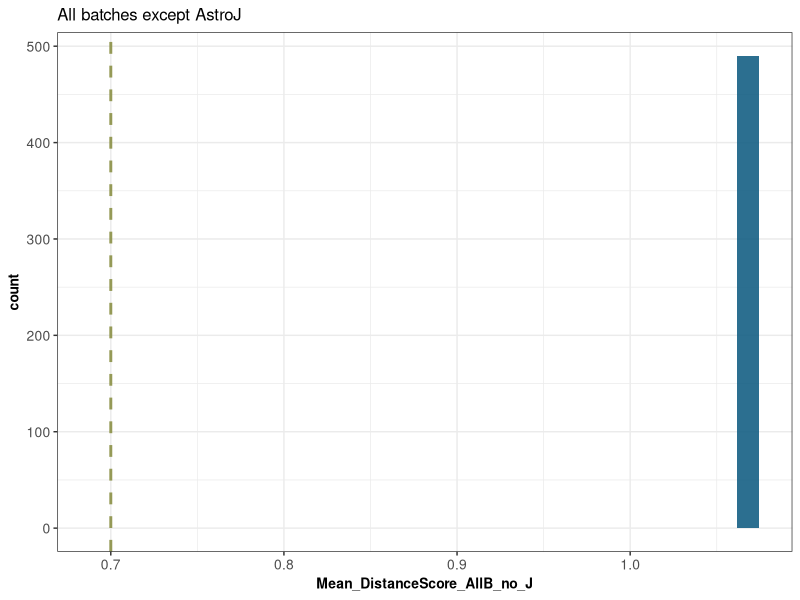

Recreate this plot in R. (Note: this script raises an error after producing the figure.)
# ================================================================
# Title: DrugScreen_Hit_List
# Description: Code to produce the final hit lists and the pie chart to visualize their distribution
# (Fig 2F, Supp. 5B, Supp. table 6)
# ================================================================

# ---- Load libraries ----
library(tidyverse)
library(plyr)
library(ggsci)

# ---- Import StratoMiner output files ---- 
AstroG_Pears <- read.delim("./data/SCR4ConfScreenAstroG_allHits.txt")
AstroH_Pears <- read.delim("./data/SCR4ConfScreenAstroH_allHits.txt")
AstroI_Pears <- read.delim("./data/SCR4ConfScreenAstroI_allHits.txt")
AstroJ_Pears <- read.delim("./data/SCR4ConfScreenAstroJ_allHits.txt")

# ---- Prepare the color palettes ---- 
custom_pal <- pal_uchicago("default", alpha = 0.7)(9)
custom_pal_ordered <- custom_pal[c(1, 4, 2, 3)] 
custom_pal_ordered_2 <- custom_pal[c(1, 4)] 
custom_pal_ordered_3 <- custom_pal[c(4, 5, 2)] 
custom_pal_ordered_4 <- custom_pal[c(4, 6, 3, 9, 2)]
custom_pal_2 <- pal_uchicago("default", alpha = 0.9)(9)

# ---- Clean the data ---- 
wells <- c("n14", "n15", "o14", "o15", "b16", "b17", "c16", "c17")
AstroG_Pears <- AstroG_Pears %>% filter(!(Compound == "Procainamide (hydrochloride)" & WellLocation %in% wells))
AstroH_Pears <- AstroH_Pears %>% filter(!(Compound == "Procainamide (hydrochloride)" & WellLocation %in% wells))
AstroI_Pears <- AstroI_Pears %>% filter(!(Compound == "Procainamide (hydrochloride)" & WellLocation %in% wells))
AstroJ_Pears <- AstroJ_Pears %>% filter(!(Compound == "Procainamide (hydrochloride)" & WellLocation %in% wells))
AstroG_Pears <- AstroG_Pears %>% select(Compound, Concentration, Solvent, Category, IRstatut, XPlate, Well, DistanceScore,  pvalue) %>% 
  mutate(Astrocyte = "AstroG", Compound_Cn = str_c(Compound, Concentration, sep = "_") )
AstroH_Pears <- AstroH_Pears %>% select(Compound, Concentration, Solvent, Category, IRstatut, XPlate, Well, DistanceScore,  pvalue) %>% 
  mutate(Astrocyte = "AstroH", Compound_Cn = str_c(Compound, Concentration, sep = "_") )
AstroI_Pears <- AstroI_Pears %>% select(Compound, Concentration, Solvent, Category, IRstatut, XPlate, Well, DistanceScore,  pvalue) %>% 
  mutate(Astrocyte = "AstroI", Compound_Cn = str_c(Compound, Concentration, sep = "_") )
AstroJ_Pears <- AstroJ_Pears %>% select(Compound, Concentration, Solvent, Category, IRstatut, XPlate, Well, DistanceScore,  pvalue) %>% 
  mutate(Astrocyte = "AstroJ", Compound_Cn = str_c(Compound, Concentration, sep = "_") )

# ---- Separate in 2 df for each frames for the duplicate ---- 
AstroG_A <- AstroG_Pears %>% filter(str_detect(AstroG_Pears$Well,"[A-Z]2$|[A-Z]4$|[A-Z]6$|[A-Z]8$|[A-Z]10$|[A-Z]12$|[A-Z]14$|[A-Z]16$|[A-Z]18$|[A-Z]20$")) %>%
  filter(!(Compound %in% c("Water", "Medium DMSO", "High DMSO")))
AstroG_B <- AstroG_Pears %>% filter(str_detect(AstroG_Pears$Well,"[A-Z]3$|[A-Z]5$|[A-Z]7$|[A-Z]9$|[A-Z]11$|[A-Z]13$|[A-Z]15$|[A-Z]17$|[A-Z]19$|[A-Z]21$")) %>%
  filter(!(Compound %in% c("Water", "Medium DMSO", "High DMSO")))

AstroH_A <- AstroH_Pears %>% filter(str_detect(AstroH_Pears$Well,"[A-Z]2$|[A-Z]4$|[A-Z]6$|[A-Z]8$|[A-Z]10$|[A-Z]12$|[A-Z]14$|[A-Z]16$|[A-Z]18$|[A-Z]20$")) %>%
  filter(!(Compound %in% c("Water", "Medium DMSO", "High DMSO")))
AstroH_B <- AstroH_Pears %>% filter(str_detect(AstroH_Pears$Well,"[A-Z]3$|[A-Z]5$|[A-Z]7$|[A-Z]9$|[A-Z]11$|[A-Z]13$|[A-Z]15$|[A-Z]17$|[A-Z]19$|[A-Z]21$")) %>%
  filter(!(Compound %in% c("Water", "Medium DMSO", "High DMSO")))

AstroI_A <- AstroI_Pears %>% filter(str_detect(AstroI_Pears$Well,"[A-Z]2$|[A-Z]4$|[A-Z]6$|[A-Z]8$|[A-Z]10$|[A-Z]12$|[A-Z]14$|[A-Z]16$|[A-Z]18$|[A-Z]20$")) %>%
  filter(!(Compound %in% c("Water", "Medium DMSO", "High DMSO")))
AstroI_B <- AstroI_Pears %>% filter(str_detect(AstroI_Pears$Well,"[A-Z]3$|[A-Z]5$|[A-Z]7$|[A-Z]9$|[A-Z]11$|[A-Z]13$|[A-Z]15$|[A-Z]17$|[A-Z]19$|[A-Z]21$")) %>%
  filter(!(Compound %in% c("Water", "Medium DMSO", "High DMSO")))

AstroJ_A <- AstroJ_Pears %>% filter(str_detect(AstroJ_Pears$Well,"[A-Z]2$|[A-Z]4$|[A-Z]6$|[A-Z]8$|[A-Z]10$|[A-Z]12$|[A-Z]14$|[A-Z]16$|[A-Z]18$|[A-Z]20$")) %>%
  filter(!(Compound %in% c("Water", "Medium DMSO", "High DMSO")))
AstroJ_B <- AstroJ_Pears %>% filter(str_detect(AstroJ_Pears$Well,"[A-Z]3$|[A-Z]5$|[A-Z]7$|[A-Z]9$|[A-Z]11$|[A-Z]13$|[A-Z]15$|[A-Z]17$|[A-Z]19$|[A-Z]21$")) %>%
  filter(!(Compound %in% c("Water", "Medium DMSO", "High DMSO")))

# ---- Create a new df by merging the rep ---- 
AstroG_B <- AstroG_B %>% select(Compound_Cn, Compound, Concentration, IRstatut, Well, DistanceScore, pvalue, Astrocyte)
AstroG_rep <- merge(AstroG_A, AstroG_B, by = "Compound_Cn", suffixes = c("_rep1","_rep2"), all = TRUE)
 for (i in 1:nrow(AstroG_rep)){
   if(is.na(AstroG_rep$Compound_rep1[i])){
     AstroG_rep$Compound_rep1[i] <- AstroG_rep$Compound_rep2[i] 
     AstroG_rep$Concentration_rep1[i] <- AstroG_rep$Concentration_rep2[i]
     AstroG_rep$IRstatut_rep1[i] <- AstroG_rep$IRstatut_rep2[i]
     AstroG_rep$Astrocyte_rep1[i] <- AstroG_rep$Astrocyte_rep2[i]}}
AstroG_rep <- AstroG_rep %>% mutate(Compound= Compound_rep1, Concentration=Concentration_rep1, IR_statut=IRstatut_rep1, Astrocyte=Astrocyte_rep1) %>%
  select(Compound_Cn, Compound, Concentration, IR_statut, Astrocyte, DistanceScore_rep1, DistanceScore_rep2)

AstroH_B <- AstroH_B %>% select(Compound_Cn, Compound, Concentration, IRstatut, Well, DistanceScore, pvalue, Astrocyte)
AstroH_rep <- merge(AstroH_A, AstroH_B, by = "Compound_Cn", suffixes = c("_rep1","_rep2"), all = TRUE)
for (i in 1:nrow(AstroH_rep)){
  if(is.na(AstroH_rep$Compound_rep1[i])){
    AstroH_rep$Compound_rep1[i] <- AstroH_rep$Compound_rep2[i] 
    AstroH_rep$Concentration_rep1[i] <- AstroH_rep$Concentration_rep2[i]
    AstroH_rep$IRstatut_rep1[i] <- AstroH_rep$IRstatut_rep2[i]
    AstroH_rep$Astrocyte_rep1[i] <- AstroH_rep$Astrocyte_rep2[i]}}
AstroH_rep <- AstroH_rep %>% mutate(Compound= Compound_rep1, Concentration=Concentration_rep1, IR_statut=IRstatut_rep1, Astrocyte=Astrocyte_rep1) %>%
  select(Compound_Cn, Compound, Concentration, IR_statut, Astrocyte, DistanceScore_rep1, DistanceScore_rep2)

AstroI_B <- AstroI_B %>% select(Compound_Cn, Compound, Concentration, IRstatut, Well, DistanceScore, pvalue, Astrocyte)
AstroI_rep <- merge(AstroI_A, AstroI_B, by = "Compound_Cn", suffixes = c("_rep1","_rep2"), all = TRUE)
for (i in 1:nrow(AstroI_rep)){
  if(is.na(AstroI_rep$Compound_rep1[i])){
    AstroI_rep$Compound_rep1[i] <- AstroI_rep$Compound_rep2[i] 
    AstroI_rep$Concentration_rep1[i] <- AstroI_rep$Concentration_rep2[i]
    AstroI_rep$IRstatut_rep1[i] <- AstroI_rep$IRstatut_rep2[i]
    AstroI_rep$Astrocyte_rep1[i] <- AstroI_rep$Astrocyte_rep2[i]}}
AstroI_rep <- AstroI_rep %>% mutate(Compound= Compound_rep1, Concentration=Concentration_rep1, IR_statut=IRstatut_rep1, Astrocyte=Astrocyte_rep1) %>%
  select(Compound_Cn, Compound, Concentration, IR_statut, Astrocyte, DistanceScore_rep1, DistanceScore_rep2)

AstroJ_B <- AstroJ_B %>% select(Compound_Cn, Compound, Concentration, IRstatut, Well, DistanceScore, pvalue, Astrocyte)
AstroJ_rep <- merge(AstroJ_A, AstroJ_B, by = "Compound_Cn", suffixes = c("_rep1","_rep2"), all = TRUE)
for (i in 1:nrow(AstroJ_rep)){
  if(is.na(AstroJ_rep$Compound_rep1[i])){
    AstroJ_rep$Compound_rep1[i] <- AstroJ_rep$Compound_rep2[i] 
    AstroJ_rep$Concentration_rep1[i] <- AstroJ_rep$Concentration_rep2[i]
    AstroJ_rep$IRstatut_rep1[i] <- AstroJ_rep$IRstatut_rep2[i]
    AstroJ_rep$Astrocyte_rep1[i] <- AstroJ_rep$Astrocyte_rep2[i]}}
AstroJ_rep <- AstroJ_rep %>% mutate(Compound= Compound_rep1, Concentration=Concentration_rep1, IR_statut=IRstatut_rep1, Astrocyte=Astrocyte_rep1) %>%
  select(Compound_Cn, Compound, Concentration, IR_statut, Astrocyte, DistanceScore_rep1, DistanceScore_rep2)
rm(AstroG_A, AstroG_B, AstroH_A, AstroH_B, AstroI_A, AstroI_B, AstroJ_A, AstroJ_B, AstroG_Pears, AstroH_Pears, AstroI_Pears, AstroJ_Pears)

# ---- Calculate the mean Distance score ---- 
AstroG_rep <- AstroG_rep %>% rowwise() %>% mutate(Mean_DistanceScore = mean(c(DistanceScore_rep1, DistanceScore_rep2), na.rm = TRUE))
AstroH_rep <- AstroH_rep %>% rowwise() %>% mutate(Mean_DistanceScore = mean(c(DistanceScore_rep1, DistanceScore_rep2), na.rm = TRUE))
AstroI_rep <- AstroI_rep %>% rowwise() %>% mutate(Mean_DistanceScore = mean(c(DistanceScore_rep1, DistanceScore_rep2), na.rm = TRUE))
AstroJ_rep <- AstroJ_rep %>% rowwise() %>% mutate(Mean_DistanceScore = mean(c(DistanceScore_rep1, DistanceScore_rep2), na.rm = TRUE))

# ---- Merge the df for all batches and calculate the mean distance score ---- 
preAstroG <- AstroG_rep %>% mutate(Mean_DistanceScore_G = Mean_DistanceScore) %>% 
  select(Compound_Cn, Compound, Concentration, Astrocyte, IR_statut, Mean_DistanceScore_G) 
preAstroH <- AstroH_rep %>% mutate(Mean_DistanceScore_H = Mean_DistanceScore) %>% 
  select(Compound_Cn, Mean_DistanceScore_H)
preAstroI <- AstroI_rep %>% mutate(Mean_DistanceScore_I = Mean_DistanceScore) %>% 
  select(Compound_Cn, Mean_DistanceScore_I)
preAstroJ <- AstroJ_rep %>% mutate(Mean_DistanceScore_J = Mean_DistanceScore) %>% 
  select(Compound_Cn, Mean_DistanceScore_J)
pre_All_batches_1 <- merge(preAstroG, preAstroH, by = "Compound_Cn", all = TRUE)
pre_All_batches_2 <- merge(pre_All_batches_1, preAstroI, by = "Compound_Cn", all = TRUE)
All_batches <- merge(pre_All_batches_2, preAstroJ, by = "Compound_Cn", all = TRUE)
rm(preAstroG, preAstroH, preAstroI, preAstroJ, pre_All_batches_1, pre_All_batches_2)

# ---- Fix the compound names and concentration with no values ----
All_batches <- All_batches %>% select(-Compound, -Concentration) 
All_batches[c("Compound", "Concentration")] <- str_split_fixed(All_batches$Compound_Cn, "_", 2)

# ---- Calculate Mean Distance Score across batches ---- 
All_batches <- All_batches %>% rowwise() %>% mutate(Mean_DistanceScore_AllB = mean(c(Mean_DistanceScore_G, Mean_DistanceScore_H, Mean_DistanceScore_I, Mean_DistanceScore_J), na.rm = TRUE)) 
All_batches <- All_batches %>% select(Compound_Cn, Compound, Concentration, IR_statut, Mean_DistanceScore_AllB, Mean_DistanceScore_G, Mean_DistanceScore_H, Mean_DistanceScore_I, Mean_DistanceScore_J)

# ---- Calculate Mean Distance Score without AstroJ ---- 
if ("package:plyr" %in% search()) {
  detach("package:plyr", unload = TRUE)
} # Detach plyr if loaded as it inteferes with following script line
All_batches <- All_batches %>% rowwise() %>% mutate(Mean_DistanceScore_AllB_no_J = mean(c(Mean_DistanceScore_G, Mean_DistanceScore_H, Mean_DistanceScore_I), na.rm = TRUE))

# ---- Add a new column counting the number of NA values for each row ---- 
All_batches <- All_batches %>%
  rowwise() %>%
  mutate(NA_Count = sum(is.na(c(Mean_DistanceScore_G, 
                                Mean_DistanceScore_H, 
                                Mean_DistanceScore_I, 
                                Mean_DistanceScore_J)))) %>%
  ungroup()
# Reattach plyr
if (!"plyr" %in% loadedNamespaces()) {
  library(plyr)
}

# ---- Filter out the compounds that have more than 1 NA ---- 
All_batches <- All_batches %>% filter(NA_Count<2) %>% select(-NA_Count)

# ---- Save distance score list without AstroJ ---- 
All_batches  %>% arrange(Mean_DistanceScore_AllB_no_J) %>%
  write.csv(file = "SCR4_Confirmation_screening.csv")

# ---- Plot histogram of mean Distance Score for all batches ---- 
hist_DS_AllBatches <- All_batches %>% ggplot(aes(x=Mean_DistanceScore_AllB_no_J)) + 
  geom_histogram(fill= "#155F83E5") +
  geom_vline(xintercept = 0.7, linetype= "dashed", colour= "#8A9045E5", size=1)+
  ggtitle("All batches except AstroJ")+
  theme_bw() + 
  theme(
    plot.title = element_text(size=12),
    axis.title = element_text(size=10, face="bold"),
    axis.text = element_text(size=10),
    panel.background = element_rect(fill = "transparent"), # bg of the panel
    plot.background = element_rect(fill = "transparent", color = NA), # bg of the plot
    legend.background = element_rect(fill = "transparent"), # get rid of legend bg
    legend.box.background = element_rect(fill = "transparent") # get rid of legend panel bg
  )
ggsave(file="Supp5B_SCR4_hist_DS_AllBatches_noJ.pdf", hist_DS_AllBatches, path = "../figs/", width = 4, height=3)

# ---- Create a new table with compounds appearing only once for those that are hits with different concentrations ---- 
Hit_List_individual_compounds <- All_batches %>% filter(Mean_DistanceScore_AllB_no_J <0.7) %>% ddply("Compound", nrow)

# ---- Add library of origin ---- 
Hit_List_individual_compounds <- Hit_List_individual_compounds %>% mutate(Compound_origin = NA)
for(i in 1:nrow(Hit_List_individual_compounds)){
  if(Hit_List_individual_compounds$Compound[i] %in% c("Rottlerin", "Tyrphostin A9", "JFD00244", "Methyl 2,5-dihydroxycinnamate", "PTACH")){
    Hit_List_individual_compounds$Compound_origin[i] <- "PKE library"}
  if(Hit_List_individual_compounds$Compound[i] %in% c("Carbendazim", "Ceritinib")){
    Hit_List_individual_compounds$Compound_origin[i] <- "Anti-cancer drug library"}
  if(Hit_List_individual_compounds$Compound[i] %in% c("Albendazole", "Cefprozil (monohydrate)", "Chlorhexidine", "Clemastine (fumarate)", 
                                                      "Clomipramine (hydrochloride)", "Doxazosin (mesylate)", "Fenbendazole", "Flubendazole", 
                                                      "Flunarizine (dihydrochloride)", "Hexestrol", "Mebendazole", "Methylergometrine (maleate)", "Niclosamide", 
                                                      "Penicillin G benzathine (tetrahydrate)", "Perphenazine", "Salmeterol", "Ziprasidone (hydrochloride monohydrate)" )){
    Hit_List_individual_compounds$Compound_origin[i] <- "FDA-approved drug library"}
  if(Hit_List_individual_compounds$Compound[i] %in% c("BMS-3", "BMS-5", "FRAX1036", "Ro 31-8220 (mesylate)", "SR-3306")){
    Hit_List_individual_compounds$Compound_origin[i] <- "Manually curated drugs"}
}

# ---- Add if tested in human ---- 
Hit_List_individual_compounds <- Hit_List_individual_compounds %>% mutate(Tested_in_human = NA)
for(i in 1:nrow(Hit_List_individual_compounds)){
  if(Hit_List_individual_compounds$Compound[i] %in% c("Albendazole", "Carbendazim", "Cefprozil (monohydrate)", "Ceritinib", "Chlorhexidine", "Clemastine (fumarate)",
                                                      "Clomipramine (hydrochloride)", "Doxazosin (mesylate)", "Flubendazole", "Flunarizine (dihydrochloride)", "Hexestrol",
                                                      "Mebendazole", "Methylergometrine (maleate)", "Niclosamide", "Penicillin G benzathine (tetrahydrate)", "Perphenazine",
                                                      "Salmeterol", "Ziprasidone (hydrochloride monohydrate)")){
    Hit_List_individual_compounds$Tested_in_human[i] <- "Yes"}
  if(Hit_List_individual_compounds$Compound[i] %in% c("BMS-3", "BMS-5", "Fenbendazole", "FRAX1036", "JFD00244", "Methyl 2,5-dihydroxycinnamate", "PTACH", "Ro 31-8220 (mesylate)",
                                                      "Rottlerin", "SR-3306", "Tyrphostin A9")){
    Hit_List_individual_compounds$Tested_in_human[i] <- "No"}
}

# ---- If tested in human, status of compounds ---- 
Hit_List_individual_compounds <- Hit_List_individual_compounds %>% mutate(Status = NA)
for(i in 1:nrow(Hit_List_individual_compounds)){
  if(Hit_List_individual_compounds$Compound[i] %in% c("Albendazole", "Cefprozil (monohydrate)", "Ceritinib", "Chlorhexidine", "Clemastine (fumarate)", "Clomipramine (hydrochloride)", 
                                                      "Doxazosin (mesylate)", "Flubendazole", "Flunarizine (dihydrochloride)", "Mebendazole", "Methylergometrine (maleate)", "Niclosamide",
                                                      "Penicillin G benzathine (tetrahydrate)", "Perphenazine", "Salmeterol", "Ziprasidone (hydrochloride monohydrate)")){
    Hit_List_individual_compounds$Status[i] <- "Approved"}
  if(Hit_List_individual_compounds$Compound[i] %in% c("Carbendazim")){
    Hit_List_individual_compounds$Status[i] <- "Tested in clinical trials"}
  if(Hit_List_individual_compounds$Compound[i] %in% c("Hexestrol")){
    Hit_List_individual_compounds$Status[i] <- "Withdrawn"}
}

# ---- Add if expected to cross BBB ---- 
Hit_List_individual_compounds <- Hit_List_individual_compounds %>% mutate(Cross_BBB = NA)
for(i in 1:nrow(Hit_List_individual_compounds)){
  if(Hit_List_individual_compounds$Compound[i] %in% c("Albendazole", "Carbendazim", "Ceritinib", "Clemastine (fumarate)", "Clomipramine (hydrochloride)", "Flunarizine (dihydrochloride)",
                                                      "Hexestrol", "Mebendazole", "Methylergometrine (maleate)", "Niclosamide", "Perphenazine", "Ziprasidone (hydrochloride monohydrate)")){
    Hit_List_individual_compounds$Cross_BBB[i] <- "Yes"}
  if(Hit_List_individual_compounds$Compound[i] %in% c("Cefprozil (monohydrate)", "Chlorhexidine", "Doxazosin (mesylate)", "Fenbendazole", "Flubendazole", "Penicillin G benzathine (tetrahydrate)",
                                                      "Salmeterol")){
    Hit_List_individual_compounds$Cross_BBB[i] <- "No"}
}

# ---- Add therapeutic class ---- 
Hit_List_individual_compounds <- Hit_List_individual_compounds %>% mutate(Therapeutic_class = NA)
for(i in 1:nrow(Hit_List_individual_compounds)){
  if(Hit_List_individual_compounds$Compound[i] %in% c("Albendazole", "Flubendazole")){
    Hit_List_individual_compounds$Therapeutic_class[i] <- "Metabolism"}
  if(Hit_List_individual_compounds$Compound[i] %in% c("Carbendazim", "Ceritinib")){
    Hit_List_individual_compounds$Therapeutic_class[i] <- "Oncology"}
  if(Hit_List_individual_compounds$Compound[i] %in% c("Cefprozil (monohydrate)", "Chlorhexidine", "Fenbendazole", "Mebendazole", "Niclosamide", "Penicillin G benzathine (tetrahydrate)")){
    Hit_List_individual_compounds$Therapeutic_class[i] <- "Infectiology"}
  if(Hit_List_individual_compounds$Compound[i] %in% c("Clemastine (fumarate)")){
    Hit_List_individual_compounds$Therapeutic_class[i] <- "Allergology"}
  if(Hit_List_individual_compounds$Compound[i] %in% c("Clomipramine (hydrochloride)", "Flunarizine (dihydrochloride)", "Perphenazine", "Ziprasidone (hydrochloride monohydrate)")){
    Hit_List_individual_compounds$Therapeutic_class[i] <- "Central Nervous System"}
  if(Hit_List_individual_compounds$Compound[i] %in% c("Doxazosin (mesylate)")){
    Hit_List_individual_compounds$Therapeutic_class[i] <- "Cardiovascular"}
  if(Hit_List_individual_compounds$Compound[i] %in% c("Hexestrol")){
    Hit_List_individual_compounds$Therapeutic_class[i] <- "Endocrinology"}
  if(Hit_List_individual_compounds$Compound[i] %in% c("Methylergometrine (maleate)")){
    Hit_List_individual_compounds$Therapeutic_class[i] <- "Neuromuscular"}
  if(Hit_List_individual_compounds$Compound[i] %in% c("Salmeterol")){
    Hit_List_individual_compounds$Therapeutic_class[i] <- "Respiratory"}
}

# ---- Add family ---- 
Hit_List_individual_compounds <- Hit_List_individual_compounds %>% mutate(Family_of_drugs = NA)
for(i in 1:nrow(Hit_List_individual_compounds)){
  if(Hit_List_individual_compounds$Compound[i] %in% c("Albendazole", "Fenbendazole", "Flubendazole", "Mebendazole", "Niclosamide")){
    Hit_List_individual_compounds$Family_of_drugs[i] <- "Anti-parasitic"}
  if(Hit_List_individual_compounds$Compound[i] %in% c("Carbendazim")){
    Hit_List_individual_compounds$Family_of_drugs[i] <- "Fungicide"}
  if(Hit_List_individual_compounds$Compound[i] %in% c("Cefprozil (monohydrate)", "Penicillin G benzathine (tetrahydrate)")){
    Hit_List_individual_compounds$Family_of_drugs[i] <- "Antibiotic"}
  if(Hit_List_individual_compounds$Compound[i] %in% c("Ceritinib")){
    Hit_List_individual_compounds$Family_of_drugs[i] <- "Antineoplastic"}
  if(Hit_List_individual_compounds$Compound[i] %in% c("Chlorhexidine")){
    Hit_List_individual_compounds$Family_of_drugs[i] <- "Antiseptic"}
  if(Hit_List_individual_compounds$Compound[i] %in% c("Clemastine (fumarate)")){
    Hit_List_individual_compounds$Family_of_drugs[i] <- "Antihistamine"}
  if(Hit_List_individual_compounds$Compound[i] %in% c("Clomipramine (hydrochloride)")){
    Hit_List_individual_compounds$Family_of_drugs[i] <- "Antidepressant"}
  if(Hit_List_individual_compounds$Compound[i] %in% c("Doxazosin (mesylate)")){
    Hit_List_individual_compounds$Family_of_drugs[i] <- "Antihypertensive"}
  if(Hit_List_individual_compounds$Compound[i] %in% c("Flunarizine (dihydrochloride)")){
    Hit_List_individual_compounds$Family_of_drugs[i] <- "Anti-migraine"}
  if(Hit_List_individual_compounds$Compound[i] %in% c("Hexestrol")){
    Hit_List_individual_compounds$Family_of_drugs[i] <- "Synthetic estrogen"}
  if(Hit_List_individual_compounds$Compound[i] %in% c("Methylergometrine (maleate)")){
    Hit_List_individual_compounds$Family_of_drugs[i] <- "Alkaloid"}
  if(Hit_List_individual_compounds$Compound[i] %in% c("Perphenazine", "Ziprasidone (hydrochloride monohydrate)")){
    Hit_List_individual_compounds$Family_of_drugs[i] <- "Antipsychotic"}
  if(Hit_List_individual_compounds$Compound[i] %in% c("Salmeterol")){
    Hit_List_individual_compounds$Family_of_drugs[i] <- "Anti-asthma"}
}

# ---- Add Targets ---- 
Hit_List_individual_compounds <- Hit_List_individual_compounds %>% mutate(Targets = NA)
for(i in 1:nrow(Hit_List_individual_compounds)){
  if(Hit_List_individual_compounds$Compound[i] %in% c("Albendazole", "Carbendazim", "Fenbendazole", "Flubendazole", "Mebendazole")){
    Hit_List_individual_compounds$Targets[i] <- "Micro-tubules"}
  if(Hit_List_individual_compounds$Compound[i] %in% c("BMS-3", "BMS-5", "Ceritinib", "FRAX1036", "Ro 31-8220 (mesylate)", "SR-3306")){
    Hit_List_individual_compounds$Targets[i] <- "Kinase"}
  if(Hit_List_individual_compounds$Compound[i] %in% c("Cefprozil (monohydrate)", "Chlorhexidine", "Penicillin G benzathine (tetrahydrate)")){
    Hit_List_individual_compounds$Targets[i] <- "Bacteria cell wall"}
  if(Hit_List_individual_compounds$Compound[i] %in% c("Clomipramine (hydrochloride)", "Clemastine (fumarate)", "Doxazosin (mesylate)", "Methylergometrine (maleate)", "Perphenazine", "Salmeterol", "Ziprasidone (hydrochloride monohydrate)")){
    Hit_List_individual_compounds$Targets[i] <- "Neurotransmitter Receptor"}
  if(Hit_List_individual_compounds$Compound[i] %in% c("Flunarizine (dihydrochloride)")){
    Hit_List_individual_compounds$Targets[i] <- "Ion channel"}
  if(Hit_List_individual_compounds$Compound[i] %in% c("JFD00244", "PTACH")){
  Hit_List_individual_compounds$Targets[i] <- "Epigenetic"}
  if(Hit_List_individual_compounds$Compound[i] %in% c("Methyl 2,5-dihydroxycinnamate", "Tyrphostin A9")){
    Hit_List_individual_compounds$Targets[i] <- "Cell surface receptor"}
  if(Hit_List_individual_compounds$Compound[i] %in% c("Niclosamide", "Hexestrol")){
    Hit_List_individual_compounds$Targets[i] <- "Transcription factor"}
}

# ---- Pie chart library of origins (all hits) ---- 
Hit_list_lib_origin <- Hit_List_individual_compounds %>% ddply("Compound_origin", nrow)
Hit_list_lib_origin <- Hit_list_lib_origin %>% mutate(Fraction_origin = (V1/nrow(Hit_List_individual_compounds))*100) %>%
  mutate(Fraction_origin = round(Fraction_origin, digits=1))
Hit_list_lib_origin <- Hit_list_lib_origin %>%
  arrange(desc(Compound_origin)) %>%
  mutate(lab.ypos=cumsum(Fraction_origin)-0.5*Fraction_origin)

Lib_origin_PieChart<- Hit_list_lib_origin %>% 
  ggplot(aes(x="", y=Fraction_origin, fill=Compound_origin))+
  geom_bar(width = 1, stat = "identity", color = "white") +
  coord_polar("y", start = 0)+
  scale_fill_manual(values = custom_pal_ordered) +
  geom_text(aes(y = lab.ypos, label = V1), size=4, color = "black")+
  theme_void()+
  ggtitle("Library of origin")
ggsave(file="Fig2F_SCR4_PieChart_library_origin.pdf", Lib_origin_PieChart, path = "./results/", height = 4, width = 4)
rm(Hit_list_lib_origin, Lib_origin_PieChart)

# ---- Pie chart tested in human (all hits) ---- 
Hit_list_tested_human <- Hit_List_individual_compounds %>% ddply("Tested_in_human", nrow)
Hit_list_tested_human <- Hit_list_tested_human %>% mutate(Fraction_tested = (V1/nrow(Hit_List_individual_compounds))*100) %>%
  mutate(Fraction_tested = round(Fraction_tested, digits=1))
Hit_list_tested_human <- Hit_list_tested_human %>%
  arrange(desc(Tested_in_human)) %>%
  mutate(lab.ypos=cumsum(Fraction_tested)-0.5*Fraction_tested)
tested_human_PieChart<- Hit_list_tested_human %>% 
  ggplot(aes(x="", y=Fraction_tested, fill=Tested_in_human))+
  geom_bar(width = 1, stat = "identity", color = "white") +
  coord_polar("y", start = 0)+
  scale_fill_manual(values = custom_pal_ordered_2) +
  geom_text(aes(y = lab.ypos, label = V1), size=4, color = "black")+
  theme_void()+
  ggtitle("Tested in human")
ggsave(file="Fig2F_SCR4_PieChart_tested_human.pdf", tested_human_PieChart, path = "./results/", height = 4, width = 4)
rm(Hit_list_tested_human, tested_human_PieChart)

# ---- Pie chart compounds target (all hits) ---- 
Hit_List_individual_compounds_targets <- Hit_List_individual_compounds %>% filter(!(is.na(Targets)))
Hit_list_target <- Hit_List_individual_compounds_targets %>% ddply("Targets", nrow)
Hit_list_target <- Hit_list_target %>% mutate(Fraction_target = (V1/nrow(Hit_List_individual_compounds_targets))*100) %>%
  mutate(Fraction_target = round(Fraction_target, digits=1))
Hit_list_target <- Hit_list_target %>%
  arrange(desc(Targets)) %>%
  mutate(lab.ypos=cumsum(Fraction_target)-0.5*Fraction_target)
Targets_PieChart <- Hit_list_target %>% 
  ggplot(aes(x="", y=Fraction_target, fill=Targets))+
  geom_bar(width = 1, stat = "identity", color = "white") +
  coord_polar("y", start = 0)+
  scale_fill_manual(values = custom_pal) +
  geom_text(aes(y = lab.ypos, label = V1), size=4, color = "black")+
  theme_void()+
  ggtitle("Targets")
ggsave(file="Fig2F_SCR4_PieChart_Targets.pdf", Targets_PieChart, path = "./results/", height = 4, width = 4)
rm(Hit_List_individual_compounds_targets, Hit_list_target, Targets_PieChart)

# ---- Pie chart status of compounds (only hits tested in human) ---- 
Hit_List_individual_compounds_tested <- Hit_List_individual_compounds %>% filter(Tested_in_human == "Yes")
Hit_list_status <- Hit_List_individual_compounds_tested %>% ddply("Status", nrow)
Hit_list_status <- Hit_list_status %>% mutate(Fraction_status = (V1/nrow(Hit_List_individual_compounds_tested))*100) %>%
  mutate(Fraction_status = round(Fraction_status, digits=1))
Hit_list_status <- Hit_list_status %>%
  arrange(desc(Status)) %>%
  mutate(lab.ypos=cumsum(Fraction_status)-0.5*Fraction_status)
status_PieChart<- Hit_list_status %>% 
  ggplot(aes(x="", y=Fraction_status, fill=Status))+
  geom_bar(width = 1, stat = "identity", color = "white") +
  coord_polar("y", start = 0)+
  scale_fill_manual(values = custom_pal_ordered_3) +
  geom_text(aes(y = lab.ypos, label = V1), size=4, color = "black")+
  theme_void()+
  ggtitle("Status of compound")
ggsave(file="Fig2F_SCR4_PieChart_status.pdf", status_PieChart, path = "./results/", height = 4, width = 4)
rm(Hit_list_status, status_PieChart)

# ---- Pie chart status of therapeutic class (only hits tested in human) ---- 
# Add therapeutic categories with those <2 classed as "others"
Hit_List_individual_compounds_tested <- Hit_List_individual_compounds_tested %>% mutate(Therapeutic_group = NA)
for(i in 1:nrow(Hit_List_individual_compounds_tested)){
  if(Hit_List_individual_compounds_tested$Therapeutic_class[i] %in% c("Allergology", "Cardiovascular", "Endocrinology", "Neuromuscular", "Respiratory")){
    Hit_List_individual_compounds_tested$Therapeutic_group[i] <- "Others"}
  if(Hit_List_individual_compounds_tested$Therapeutic_class[i] %in% c("Central Nervous System")){
    Hit_List_individual_compounds_tested$Therapeutic_group[i] <- "Central Nervous System"}
  if(Hit_List_individual_compounds_tested$Therapeutic_class[i] %in% c("Infectiology")){
    Hit_List_individual_compounds_tested$Therapeutic_group[i] <- "Infectiology"}
  if(Hit_List_individual_compounds_tested$Therapeutic_class[i] %in% c("Metabolism")){
    Hit_List_individual_compounds_tested$Therapeutic_group[i] <- "Metabolism"}
  if(Hit_List_individual_compounds_tested$Therapeutic_class[i] %in% c("Oncology")){
    Hit_List_individual_compounds_tested$Therapeutic_group[i] <- "Oncology"}
}
Hit_list_ther_group <- Hit_List_individual_compounds_tested %>% ddply("Therapeutic_group", nrow)
Hit_list_ther_group <- Hit_list_ther_group %>% mutate(Fraction_ther_group = (V1/nrow(Hit_List_individual_compounds_tested))*100) %>%
  mutate(Fraction_ther_group = round(Fraction_ther_group, digits=1))
Hit_list_ther_group <- Hit_list_ther_group %>%
  arrange(desc(Therapeutic_group)) %>%
  mutate(lab.ypos=cumsum(Fraction_ther_group)-0.5*Fraction_ther_group)
Ther_group_PieChart <- Hit_list_ther_group %>% 
  ggplot(aes(x="", y=Fraction_ther_group, fill=Therapeutic_group))+
  geom_bar(width = 1, stat = "identity", color = "white") +
  coord_polar("y", start = 0)+
  scale_fill_manual(values = custom_pal_ordered_4) +
  geom_text(aes(y = lab.ypos, label = V1), size=4, color = "black")+
  theme_void()+
  ggtitle("Therapeutic class")
ggsave(file="Fig2F_SCR4_PieChart_therapeutic_group.pdf", Ther_group_PieChart, path = "./results/", height = 4, width = 4)
rm(Hit_list_ther_group, Ther_group_PieChart)

# ---- Pie chart expected to cross BBB (only hits tested in human) ---- 
Hit_list_BBB <- Hit_List_individual_compounds_tested %>% ddply("Cross_BBB", nrow)
Hit_list_BBB <- Hit_list_BBB %>% mutate(Fraction_BBB = (V1/nrow(Hit_List_individual_compounds_tested))*100) %>%
  mutate(Fraction_BBB = round(Fraction_BBB, digits=1))
Hit_list_BBB <- Hit_list_BBB %>%
  arrange(desc(Cross_BBB)) %>%
  mutate(lab.ypos=cumsum(Fraction_BBB)-0.5*Fraction_BBB)
BBB_PieChart<- Hit_list_BBB %>% 
  ggplot(aes(x="", y=Fraction_BBB, fill=Cross_BBB))+
  geom_bar(width = 1, stat = "identity", color = "white") +
  coord_polar("y", start = 0)+
  scale_fill_manual(values = custom_pal_ordered_2) +
  geom_text(aes(y = lab.ypos, label = V1), size=4, color = "black")+
  theme_void()+
  ggtitle("Expected to cross BBB")
ggsave(file="Fig2F_SCR4_PieChart_BBB.pdf", BBB_PieChart, path = "./results/", height = 4, width = 4)
rm(Hit_list_status, status_PieChart)
